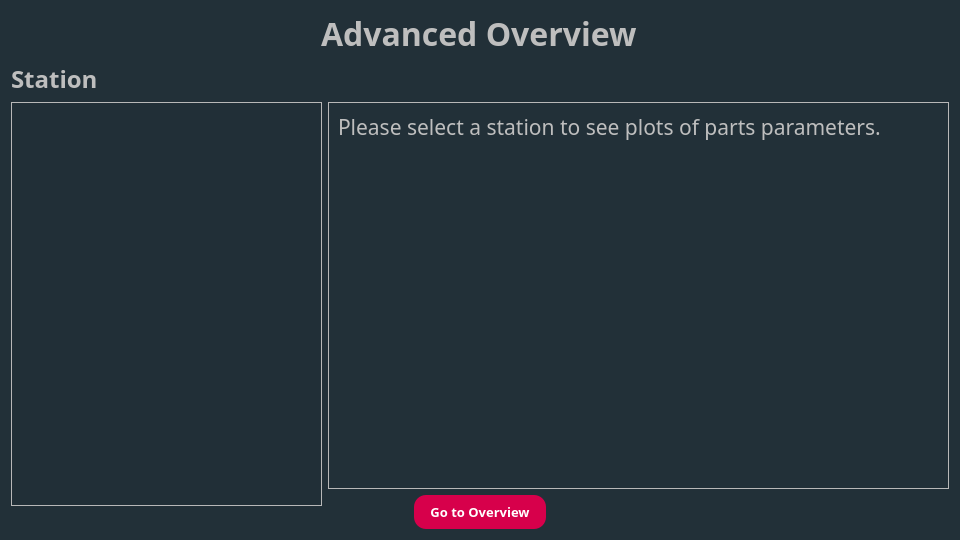
<?xml version="1.0" encoding="UTF-8"?>
<ui version="4.0">
 <class>AdvancedOverviewWidget</class>
 <widget class="QWidget" name="AdvancedOverviewWidget">
  <property name="geometry">
   <rect>
    <x>0</x>
    <y>0</y>
    <width>960</width>
    <height>540</height>
   </rect>
  </property>
  <property name="minimumSize">
   <size>
    <width>960</width>
    <height>540</height>
   </size>
  </property>
  <property name="windowTitle">
   <string>Form</string>
  </property>
  <property name="styleSheet">
   <string notr="true">QWidget#AdvancedOverviewWidget {
	background-color: rgb(34, 48, 56);
}</string>
  </property>
  <layout class="QVBoxLayout" name="verticalLayout">
   <item alignment="Qt::AlignmentFlag::AlignHCenter|Qt::AlignmentFlag::AlignTop">
    <widget class="QLabel" name="lb_title">
     <property name="font">
      <font>
       <family>Vitesco</family>
       <pointsize>24</pointsize>
       <bold>true</bold>
      </font>
     </property>
     <property name="styleSheet">
      <string notr="true">QLabel#lb_title
{
color: rgb(190, 190, 190);
}</string>
     </property>
     <property name="text">
      <string>Advanced Overview</string>
     </property>
    </widget>
   </item>
   <item alignment="Qt::AlignmentFlag::AlignLeft|Qt::AlignmentFlag::AlignBottom">
    <widget class="QLabel" name="lb_station">
     <property name="font">
      <font>
       <family>Vitesco</family>
       <pointsize>18</pointsize>
       <bold>true</bold>
      </font>
     </property>
     <property name="styleSheet">
      <string notr="true">QLabel#lb_station
{
color: rgb(190, 190, 190);
}</string>
     </property>
     <property name="text">
      <string>Station</string>
     </property>
    </widget>
   </item>
   <item>
    <layout class="QHBoxLayout" name="horizontalLayout_2">
     <item>
      <widget class="QScrollArea" name="sa_radio_buttons">
       <property name="sizePolicy">
        <sizepolicy hsizetype="MinimumExpanding" vsizetype="Preferred">
         <horstretch>1</horstretch>
         <verstretch>0</verstretch>
        </sizepolicy>
       </property>
       <property name="minimumSize">
        <size>
         <width>311</width>
         <height>404</height>
        </size>
       </property>
       <property name="maximumSize">
        <size>
         <width>400</width>
         <height>16777215</height>
        </size>
       </property>
       <property name="styleSheet">
        <string notr="true">QWidget#sa_contents_buttons {
	background-color: rgb(33, 47, 55);
}

QRadioButton {
	font: 20pt Vitesco;
	color: rgb(190, 190, 190);
    spacing: 10px;
}

QRadioButton::indicator {
    width: 20px;
    height: 20px;
	background-color: rgb(190, 190, 190);
	border-radius: 10px;
}

QRadioButton::indicator:checked {
   background-color: #F0E614;
}

QScrollBar:vertical {
    background-color: rgba(0, 0, 0, 0);
    width: 20px;
    margin: 10px 10px 10px 0px;  /* top right bottom left */
	border-radius: 15px;
}

QScrollBar::handle:vertical {
	background-color: rgb(44, 62, 72);
    border-radius: 5px;
}

QScrollBar::handle:vertical:hover {
   
	background-color: rgb(42, 59, 68);
}

QScrollBar::handle:vertical:pressed {
   background-color: rgb(34, 48, 56)
}

QScrollBar::add-line:vertical,
QScrollBar::sub-line:vertical {
    background-color: rgba(0, 0, 0, 0);
    height: 10px;
    subcontrol-position: top;
    subcontrol-origin: margin;
}

QScrollBar::add-page:vertical,
QScrollBar::sub-page:vertical {
    
	background-color: rgba(0, 0, 0, 0);
}</string>
       </property>
       <property name="widgetResizable">
        <bool>true</bool>
       </property>
       <widget class="QWidget" name="sa_contents_buttons">
        <property name="geometry">
         <rect>
          <x>0</x>
          <y>0</y>
          <width>309</width>
          <height>403</height>
         </rect>
        </property>
       </widget>
      </widget>
     </item>
     <item>
      <widget class="QScrollArea" name="sa_plots">
       <property name="sizePolicy">
        <sizepolicy hsizetype="Expanding" vsizetype="Expanding">
         <horstretch>2</horstretch>
         <verstretch>1</verstretch>
        </sizepolicy>
       </property>
       <property name="styleSheet">
        <string notr="true">QWidget#sa_contents_plots
{
background-color: rgb(34, 48, 56);
}</string>
       </property>
       <property name="widgetResizable">
        <bool>true</bool>
       </property>
       <widget class="QWidget" name="sa_contents_plots">
        <property name="geometry">
         <rect>
          <x>0</x>
          <y>0</y>
          <width>621</width>
          <height>403</height>
         </rect>
        </property>
        <property name="sizePolicy">
         <sizepolicy hsizetype="Preferred" vsizetype="Preferred">
          <horstretch>0</horstretch>
          <verstretch>0</verstretch>
         </sizepolicy>
        </property>
        <property name="styleSheet">
         <string notr="true">QLabel
{
	color: rgb(190, 190, 190);
}</string>
        </property>
        <layout class="QVBoxLayout" name="vb_plots">
         <property name="sizeConstraint">
          <enum>QLayout::SizeConstraint::SetMinAndMaxSize</enum>
         </property>
         <item alignment="Qt::AlignmentFlag::AlignTop">
          <widget class="QLabel" name="lb_message">
           <property name="font">
            <font>
             <family>Vitesco</family>
             <pointsize>16</pointsize>
            </font>
           </property>
           <property name="styleSheet">
            <string notr="true"/>
           </property>
           <property name="text">
            <string>Please select a station to see plots of parts parameters.</string>
           </property>
          </widget>
         </item>
        </layout>
       </widget>
      </widget>
     </item>
    </layout>
   </item>
   <item alignment="Qt::AlignmentFlag::AlignHCenter|Qt::AlignmentFlag::AlignBottom">
    <widget class="QPushButton" name="pb_overview">
     <property name="font">
      <font>
       <family>Vitesco</family>
       <pointsize>10</pointsize>
       <bold>true</bold>
      </font>
     </property>
     <property name="styleSheet">
      <string notr="true">QPushButton {
	border-radius: 12px;
	padding-left: 16px;
	padding-right: 16px;
	padding-top: 8 px;
	padding-bottom: 8 px;
	color: white;
	background-color: rgb(215,0,75)
    }</string>
     </property>
     <property name="text">
      <string>Go to Overview</string>
     </property>
    </widget>
   </item>
  </layout>
 </widget>
 <resources/>
 <connections/>
</ui>
